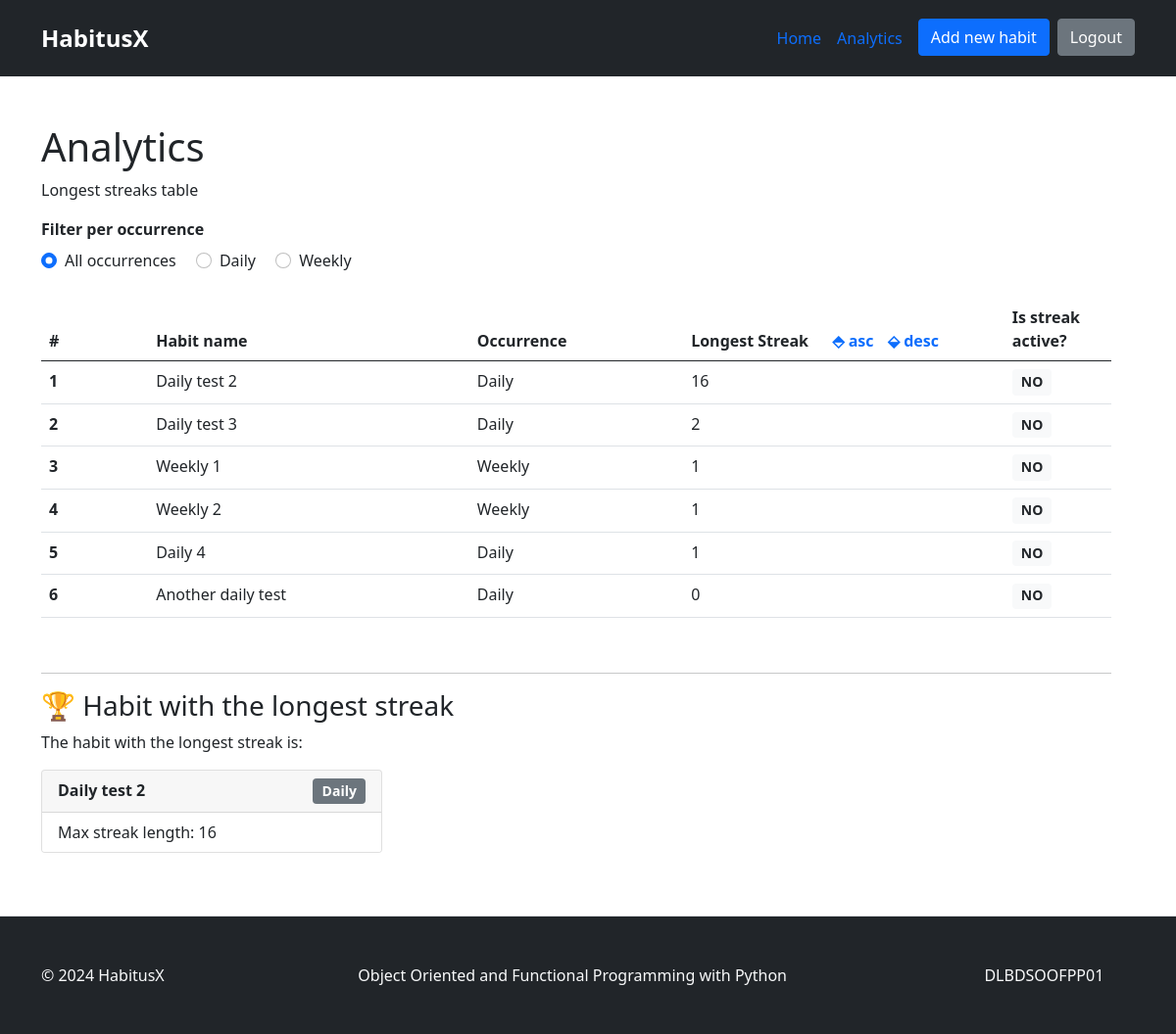
The app's page /analytics (signed in), older data.
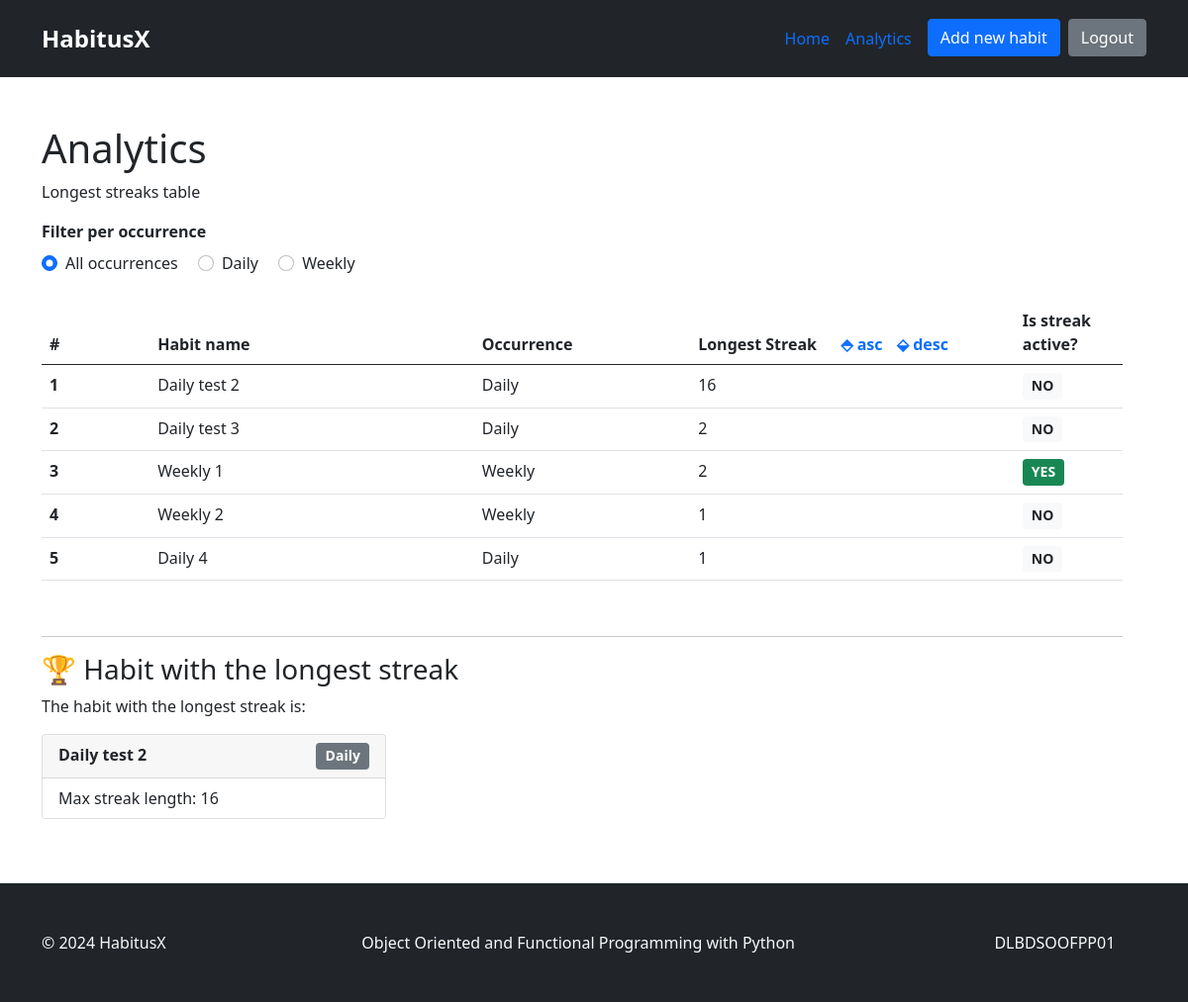
The same page, newer data.
### habitusxapp/models.py (models this page shows, shortened)
class Habit(models.Model):
    description = models.TextField()
    user = models.ForeignKey(User, on_delete=models.CASCADE)
    occurrence = models.ForeignKey(OccurrenceRate, related_name="occurrence", on_delete=models.CASCADE)
    date_created = models.DateTimeField(default=timezone.now)

class OccurrenceRate(models.Model):
    description = models.TextField(max_length=200)
    daily_rate = models.IntegerField()

### habitusxapp/views.py (the view)
# urls.py: path('analytics', analytics_function_based_list_view, name='analytics'),
def analytics_function_based_list_view(request):
    if request.method != 'GET':
        return HttpResponseNotAllowed(['GET'])
    sort_order = request.GET.get('sort')
    today = timezone.now().date()
    yesterday = today - timedelta(days=1)
    habits = Habit.objects.filter(user=request.user).order_by('date_created')
    habits_list = []
    for habit in habits:
        checkoffs = CheckOff.objects.filter(habit=habit).order_by('date_added')
        consecutive_count = 0
        is_streak_active = False
        if checkoffs.exists() and habit.occurrence.daily_rate == 1:
            consecutive_count = 1
            last_date = checkoffs.first().date_added
            for checkoff in checkoffs[1:]:
                if checkoff.date_added.date() == last_date.date() + timedelta(days=1):
                    consecutive_count += 1
                    last_date = checkoff.date_added
                else:
                    break
            most_recent_date = checkoffs.last().date_added
            if most_recent_date.date() == yesterday or most_recent_date.date() == today:
                is_streak_active = True
        elif checkoffs.exists() and habit.occurrence.daily_rate == 7:
            consecutive_count = 1
            current_week_monday = get_week_monday_from_day(date.today())
            last_week_monday = current_week_monday - timedelta(weeks=1)
            last_week_monday_checkoff = get_week_monday_from_day(checkoffs.first().date_added)
            for checkoff in checkoffs[1:]:
                current_week_monday_checkoff = get_week_monday_from_day(checkoff.date_added)
                if current_week_monday_checkoff.date() == last_week_monday_checkoff.date() + timedelta(weeks=1):
                    consecutive_count += 1
                    last_week_monday_checkoff = current_week_monday_checkoff
                else:
                    break
            most_recent_date = checkoffs.last().date_added
            most_recent_monday = get_week_monday_from_day(most_recent_date)
            if most_recent_monday.date() == current_week_monday or most_recent_monday.date() == last_week_monday:
                is_streak_active = True
        habits_list.append({
            "habit": habit,
            "last_date": last_date,
            "consecutive_count": consecutive_count,
            "is_streak_active": is_streak_active,
        })
    if sort_order == "asc":
        habits_list = sorted(habits_list, key=lambda x: x["consecutive_count"])
    elif sort_order == "desc":
        habits_list = sorted(habits_list, key=lambda x: x["consecutive_count"], reverse=True)
    longest_streak_habits = []
    if not habits_list:
        longest_streak_habits = []
    else:
        highest_count = max(habit["consecutive_count"] for habit in habits_list)
        longest_streak_habits = [habit for habit in habits_list if habit["consecutive_count"] == highest_count]
    context = {
        "habits_list": habits_list,
        "longest_streak_habits": longest_streak_habits
    }
    return render(request, 'analytics.html', context)

### habitusxapp/views.py (called while the page is built)
def get_week_monday_from_day(day):
    return day - timedelta(days=day.weekday())

### templates/analytics.html (shortened to what this page needs)
{% extends 'base-logged.html' %}
{% block content %}
  <div class="row">
    <div class="col-12">
      <h1>Analytics</h1>
      <p>Longest streaks table</p>
    </div>
    <div class="col-12 mb-4">
      <div class="mb-2">
        <b>Filter per occurrence</b>
      </div>
      <div>
        <div class="form-check form-check-inline">
          <input class="form-check-input" type="radio" name="occurrenceFilter" id="all" value="all" checked />
          <label class="form-check-label" for="all">All occurrences</label>
        </div>
        <div class="form-check form-check-inline">
          <input class="form-check-input" type="radio" name="occurrenceFilter" id="daily" value="daily" />
          <label class="form-check-label" for="daily">Daily</label>
        </div>
        <div class="form-check form-check-inline">
          <input class="form-check-input" type="radio" name="occurrenceFilter" id="weekly" value="weekly" />
          <label class="form-check-label" for="weekly">Weekly</label>
        </div>
      </div>
    </div>
    <div class="col-xl-12">
      <table id="habits-table" class="table">
        <thead>
          <tr>
            <th width="10%" scope="col">#</th>
            <th width="30%" scope="col">Habit name</th>
            <th width="20%" scope="col">Occurrence</th>
            <th width="30%" scope="col">
              Longest Streak <a style="text-decoration: none; margin-left: 20px;" href="?sort=desc">&#11032; asc</a> <a style="text-decoration: none; margin-left: 10px;" href="?sort=asc">&#11033; desc</a>
            </th>
            <th width="10%" scope="col">Is streak active?</th>
          </tr>
        </thead>
        <tbody>
          {% for enriched_habit in habits_list %}
            <tr class="{{ enriched_habit.habit.occurrence.description|lower }}">
              <th scope="row">{{ forloop.counter }}</th>
              <td>{{ enriched_habit.habit.description }}</td>
              <td>{{ enriched_habit.habit.occurrence.description }}</td>
              <td>{{ enriched_habit.consecutive_count }}</td>
              <td>
                {% if enriched_habit.is_streak_active %}
                  <span class="badge bg-success">YES</span>
                {% else %}
                  <span class="badge bg-light text-dark">NO</span>
                {% endif %}
              </td>
            </tr>
          {% endfor %}
        </tbody>
      </table>
    </div>
    <div class="col-xl-12">
      <hr style="margin-top: 40px;" />
      <h3>
        &#127942;{% if longest_streak_habits|length == 1 %}
          Habit with the longest streak
        {% else %}
          Habits with the longest streak
        {% endif %}
      </h3>
      <p>
        {% if longest_streak_habits|length == 1 %}
          The habit with the longest streak is:
        {% else %}
          The habits with the longest streak are:
        {% endif %}
      </p>
      <div class="row">
        {% for longest_streak_habit in longest_streak_habits %}
          <div class="col-md-6 col-lg-4">
            <div class="card">
              <div class="card-header d-flex justify-content-between">
                <b>{{ longest_streak_habit.habit.description }}</b> <span class="badge bg-secondary">{{ longest_streak_habit.habit.occurrence.description }}</span>
              </div>
              <ul class="list-group list-group-flush">
                <li class="list-group-item">Max streak length: {{ longest_streak_habit.consecutive_count }}</li>
              </ul>
            </div>
          </div>
        {% endfor %}
      </div>
    </div>
  </div>
{% endblock %}

### templates/base-logged.html (shortened to what this page needs)
{% load static %}
{% load humanize %}
{% load tz %}
{% now 'Y-m-d' as today %}
<!DOCTYPE html>
<html lang="en">
  <head>
    <link href="https://cdn.jsdelivr.net/npm/bootstrap@5.0.2/dist/css/bootstrap.min.css" rel="stylesheet" />
    <link rel="stylesheet" href="{% static 'style.css' %}" />
  </head>
  <body>
    <div class="main-container">
      {% include 'partials/header.html' %}
      <div class="container">
        <div class="row">
          <div class="col-lg-12 py-5">
            <div class="row">
              {% block content %}
              {% endblock %}
            </div>
          </div>
        </div>
      </div>
      {% include 'partials/footer.html' %}
    </div>
  </body>
</html>

### templates/partials/header.html (shortened to what this page needs)
<nav class="navbar navbar-expand-lg py-3 bg-dark">
  <div class="container">
    <a class="navbar-brand" href="{% url 'home' %}" style="color: white; font-size: 24px; font-weight: bold;">HabitusX</a>
    <div class="collapse navbar-collapse justify-content-end" id="navbarNav">
      <ul class="navbar-nav">
        {% if not user.is_authenticated %}
          <li class="nav-item">
            <a class="btn btn-primary" href="{% url 'login' %}">Login</a>
          </li>
        {% else %}
          <li class="nav-item">
            <a class="nav-link" href="{% url 'home' %}">Home</a>
          </li>
          <li class="nav-item">
            <a class="nav-link" href="{% url 'analytics' %}">Analytics</a>
          </li>
          <li class="nav-item">
            <a class="btn btn-primary mx-2" aria-current="page" href="{% url 'add-new-habit' %}">Add new habit</a>
          </li>
          <li class="nav-item">
            <form method="post" action="{% url 'logout' %}">
              <button class="btn btn-secondary" type="submit">Logout</button>
            </form>
          </li>
        {% endif %}
      </ul>
    </div>
  </div>
</nav>

### templates/partials/footer.html
<footer class="d-flex flex-wrap bg-dark justify-content-between align-items-center py-5 mt-3 border-top">
  <div class="container">
    <div class="row">
      <p class="col-md-3 text-light d-flex align-items-center mb-3 mb-md-0 me-md-auto link-body-emphasis">© 2024 HabitusX</p>
      <span class="col-md-5 text-light d-flex align-items-center justify-content-center mb-3 mb-md-0 me-md-auto link-body-emphasis">Object Oriented and Functional Programming with Python</span>
      <p class="col-md-3 text-light d-flex align-items-center justify-content-end mb-3 mb-md-0 me-md-auto link-body-emphasis">DLBDSOOFPP01</p>
    </div>
  </div>
</footer>

### static/style.css (style rules this page uses)
.badge { font-size: 14px !important; line-height: 1.2 !important; }

Row changes from the older to the newer data that the page shows:
removed Habit: habit.description "Another daily test", habit.occurrence.description "Daily", consecutive_count "0", shows "NO", shown under "Analytics"
computed for Habit "Weekly 1": consecutive_count "1" → "2"; text "NO" → "YES"
